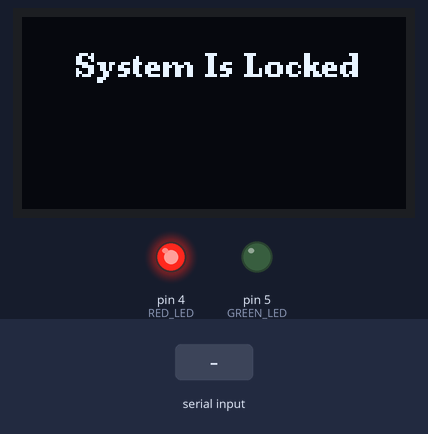
This sketch was run on a simulated Arduino Leonardo, built with avr-gcc and run on an emulated ATmega32U4. Parts: 128×64 one-colour display, output pins drawn as LEDs (lit = HIGH). The inputs (shaded band) are chosen by the test bench. USB keyboard and mouse output is not drawn; what the sketch prints to the serial monitor is not drawn.

Above: at 2.2 s.
At 5.3 s:
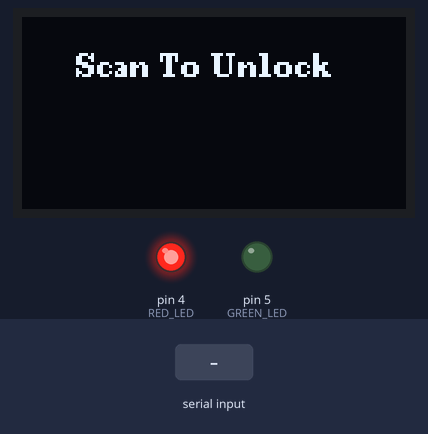
5.4 s: "1\n" received over the second serial link
At 7.7 s:
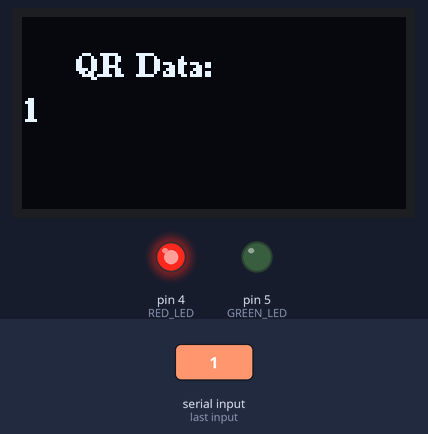
At 11.2 s:
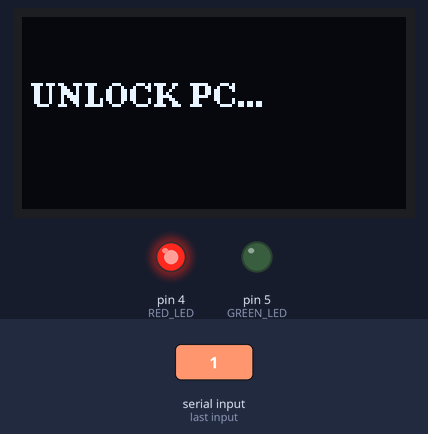
Timing chart, 0 to 15.7 s (numbered marks = the images above; inputs shaded):
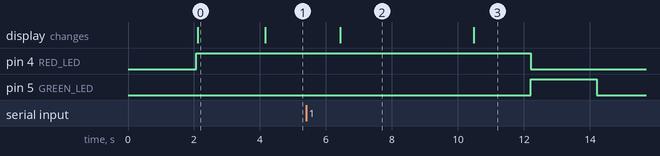

The sketch:

SamWell_05.ino
```cpp
#include <Wire.h>
#include <U8g2lib.h>
#include <SoftwareSerial.h>
#include <Keyboard.h>

// OLED Display Setup
U8G2_SSD1306_128X64_NONAME_F_HW_I2C u8g2(U8G2_R0);

// QR Scanner Serial Setup
#define RX_PIN 2
#define TX_PIN 3
SoftwareSerial qrScanner(RX_PIN, TX_PIN);

// LED Pins
#define RED_LED 4
#define GREEN_LED 5

bool locked = true; // 🔥 Assume locked at startup
bool scanComplete = false;

void setup() {
  Serial.begin(115200);
  u8g2.begin();

  pinMode(RED_LED, OUTPUT);
  pinMode(GREEN_LED, OUTPUT);

  // Ensure all LEDs are OFF at startup
  digitalWrite(RED_LED, LOW);
  digitalWrite(GREEN_LED, LOW);

  displayMessage(" Initializing...");
  delay(2000);

  qrScanner.begin(9600);
  Keyboard.begin();

  // 🔥 Correcting LED state at startup
  digitalWrite(RED_LED, HIGH); // 🔴 Always start with RED LED ON (PC is locked)
  digitalWrite(GREEN_LED, LOW);

  displayMessage(" System Is Locked");
  delay(2000);
  displayMessage(" Scan To Unlock");
}

void loop() {
  if (qrScanner.available() && !scanComplete) {
    String qrData = readQRData();

    if (qrData.length() > 0) {
      scanComplete = true;
      Serial.println("QR Data:  "  +  qrData);

      displayQRData(qrData);
      delay(4000);

      if (locked) {
        displayStatus(" UNLOCK PC...");
        unlockPC();
        digitalWrite(GREEN_LED, HIGH);
        digitalWrite(RED_LED, LOW);
        locked = false;
      } else {
        displayStatus(" LOCKING PC...");
        lockPC();
        digitalWrite(RED_LED, HIGH);
        digitalWrite(GREEN_LED, LOW);
        locked = true;
      }

      delay(2000);
      resetLEDs();

      delay(5000);
      scanComplete = false;
      displayMessage(" Scan To Lock");
    }
  }
}

void lockPC() {
  Serial.println(" Locking PC...");
  Keyboard.press(KEY_LEFT_GUI);
  Keyboard.press('l');
  delay(100);
  Keyboard.releaseAll();
}

void unlockPC() {
  Serial.println(" Unlock PC...");
  delay(500);
  Keyboard.press(KEY_RETURN);
  delay(100);
  Keyboard.releaseAll();
  delay(500);
  Keyboard.print("090503");
  delay(500);
  Keyboard.press(KEY_RETURN);
  delay(100);
  Keyboard.releaseAll();
}

void displayMessage(const char* msg) {
  u8g2.clearBuffer();
  u8g2.setFont(u8g2_font_ncenB08_tr);
  u8g2.drawStr(15, 20, msg);
  u8g2.sendBuffer();
}

void displayQRData(const String& qrData) {
  u8g2.clearBuffer();
  u8g2.setFont(u8g2_font_ncenB08_tr);
  u8g2.drawStr(15, 20, " QR Data: " );
  int maxCharsPerLine = 15;
  int yOffset = 35;
  for (int i = 0; i < qrData.length(); i += maxCharsPerLine) {
    String line = qrData.substring(i, i + maxCharsPerLine);
    u8g2.drawStr(0, yOffset, line.c_str());
    yOffset += 12;
  }
  u8g2.sendBuffer();
}

void displayStatus(const char* status) {
  u8g2.clearBuffer();
  u8g2.setFont(u8g2_font_ncenB08_tr);
  u8g2.drawStr(0, 30, status);
  u8g2.sendBuffer();
}

String readQRData() {
    String data = "";
    unsigned long startTime = millis();

    while (millis() - startTime < 1000) {
        while (qrScanner.available()) {
            char c = qrScanner.read();
            if (c != '\r' && c != '\n') {
                data += c;
            }
        }
    }

    data.trim();
    return data;
}

void resetLEDs() {
  digitalWrite(RED_LED, LOW);
  digitalWrite(GREEN_LED, LOW);
}
```

Measured:
- after the input at 5.4 s, pin 4 (RED_LED): HIGH → LOW after 6.8 s; pin 5 (GREEN_LED): LOW → HIGH after 6.8 s, → LOW 2.0 s later; the display: changes after 1.0 s (image 2)
- what the display in image 0 shows lasts 2.1 s, from 2.1 s to 4.2 s
- what the display in image 2 shows lasts 4.1 s, from 6.4 s to 10.5 s
